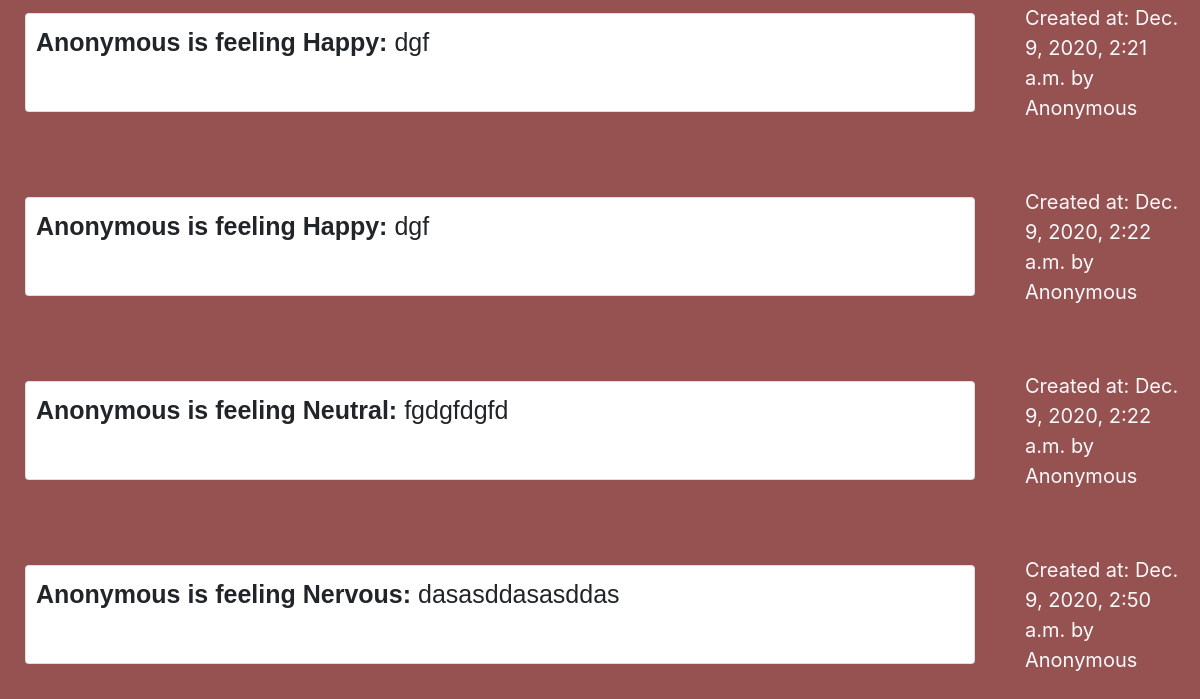
/diary/ (signed in, lower part), run on an earlier commit of the app's database.
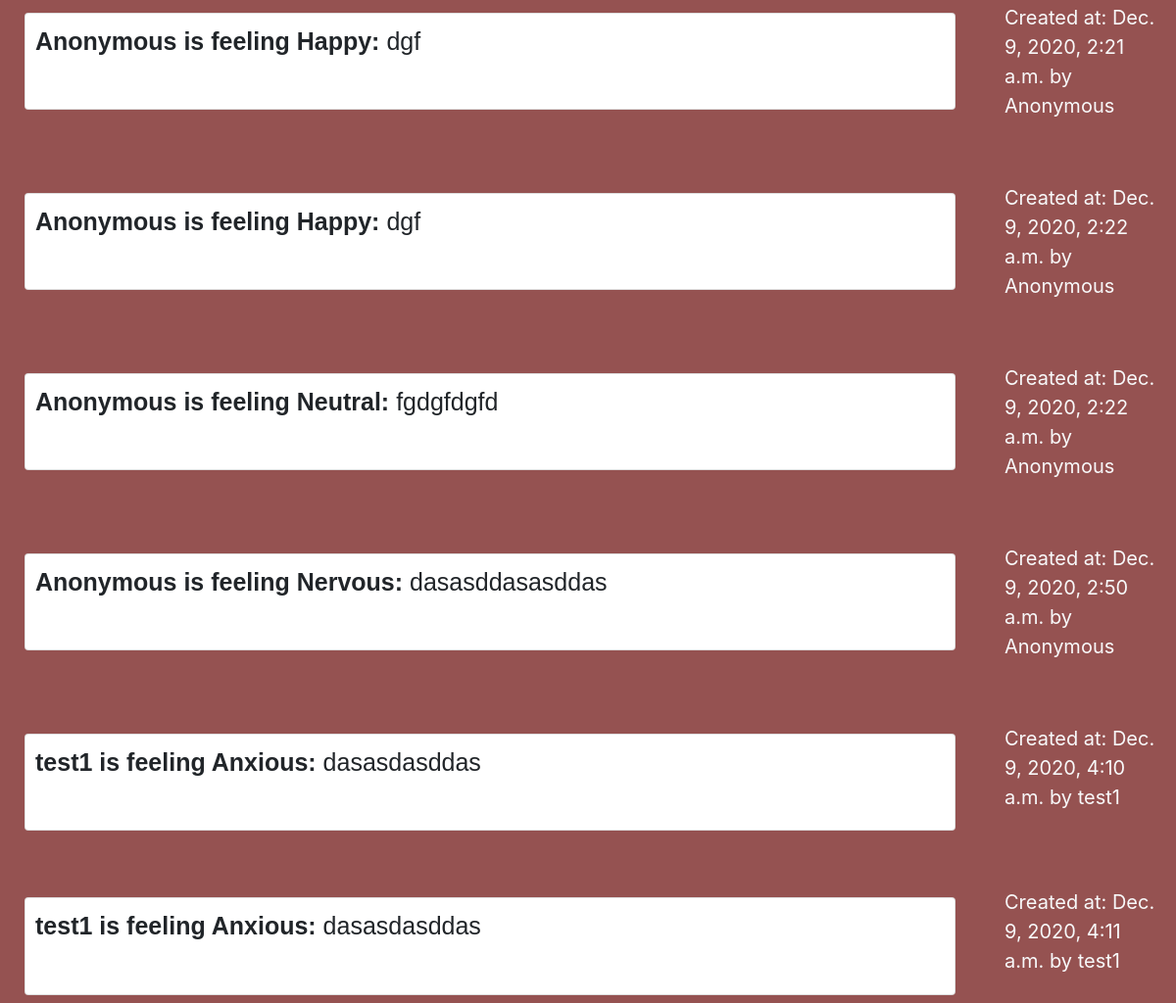
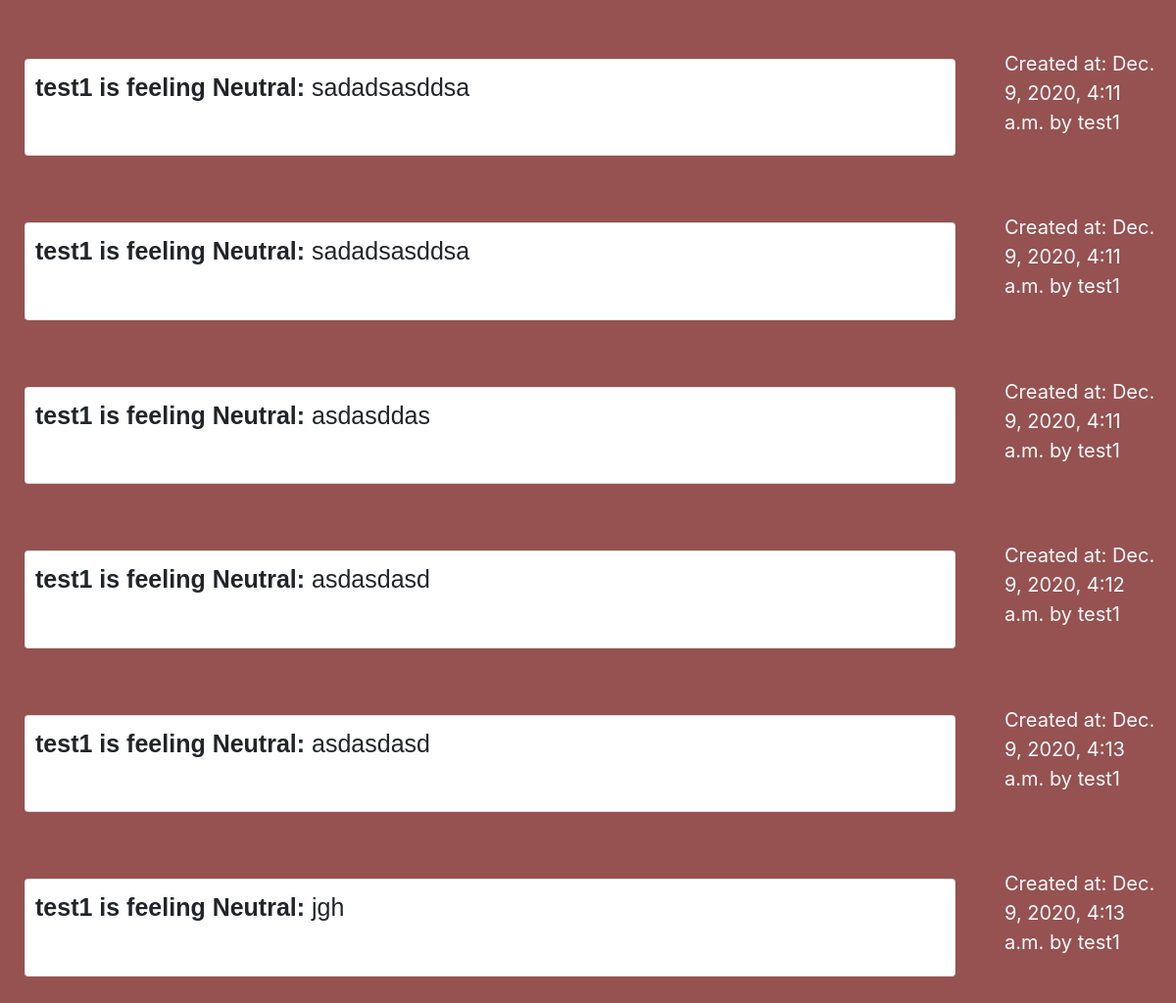
And on a later commit of the database (2 pictures, top to bottom).
### accounts/models.py (models this page shows)
class Info(models.Model):
    task = models.TextField()
    created_at = models.DateTimeField(auto_now_add=True)
    finished = models.BooleanField(default=False)
    username = models.CharField(max_length=50, default='User')
    emotion = models.CharField(max_length=50, default='Neutral')
    anon = models.BooleanField(default=False)

### accounts/views.py (the view)
# urls.py: path('diary/', views.diary, name="diary"),
@login_required(login_url='register')
def diary(request):
    entries = Info.objects.all()
    if request.method == "POST":
        entry = InfoForm(request.POST or None)
        entries = Info.objects.all()
        count = Info.objects.all().count()
        value = random.randint(0, count)
        if entry.is_valid():
            entry.save()
        time.sleep(2)
        context = {'entries': entries}
        return render(request, 'myDiary/diary.html', {'entries': entries})
    else:
        context = {'entries': entries}
        return render(request, 'myDiary/diary.html', {'entries': entries})

### templates/myDiary/diary.html (shortened to what this page needs)
        {% extends 'accounts/../myDiary/base.html' %}
        {% block body %}
        <br>
        <div class="container-fluid">
        <br>
        <br>
        <br>
        {% for entry in entries %}
            {% if entry.anon %}
                    <div class="row">
                        <div class ="col-md-10">
                            <div class="card" style ="padding: 10px; background-color: white; margin:10px; border-radius:.25rem;">
                                <p class="event"><b>Anonymous is feeling {{ entry.emotion }}:</b>    {{ entry.task }}</p>
                                <br>
                            </div>
                        </div>
                        <div class ="col-md-2">
                            <p class="text-light" style="padding-left: 10px; font-size:20px;"> Created at: {{ entry.created_at }} by Anonymous </p>
                        </div>
                    </div>
                    <br>
                    <br>
            {% else %}
                    <div class="row">
                        <div class ="col-md-10">
                            <div class="card" style ="padding: 10px; background-color: white; margin:10px; border-radius:.25rem;">
                                <p class="event"><b>{{ entry.username }} is feeling {{ entry.emotion }}: </b>{{ entry.task }}</p>
                                <br>
                            </div>
                        </div>
                        <div class ="col-md-2">
                            <p class="text-light" style="padding-left: 10px; font-size:20px;"> Created at: {{ entry.created_at }} by {{ entry.username }} </p>
                        </div>
                    </div>
                    <br>
                    <br>
            {% endif %}
            {% endfor %}
        </div>
        {% endblock %}

What changed in the data, as far as the page shows it:
added Info: username "test1", emotion "Anxious", task "dasasdasddas", created_at "Dec. 9, 2020, 4:10 a.m."
added Info: username "test1", emotion "Anxious", task "dasasdasddas", created_at "Dec. 9, 2020, 4:11 a.m."
added Info: username "test1", emotion "Neutral", task "sadadsasddsa", created_at "Dec. 9, 2020, 4:11 a.m."
added Info: username "test1", emotion "Neutral", task "sadadsasddsa", created_at "Dec. 9, 2020, 4:11 a.m."
added Info: username "test1", emotion "Neutral", task "asdasddas", created_at "Dec. 9, 2020, 4:11 a.m."
added Info: username "test1", emotion "Neutral", task "asdasdasd", created_at "Dec. 9, 2020, 4:12 a.m."
added Info: username "test1", emotion "Neutral", task "asdasdasd", created_at "Dec. 9, 2020, 4:13 a.m."
added Info: username "test1", emotion "Neutral", task "jgh", created_at "Dec. 9, 2020, 4:13 a.m."
